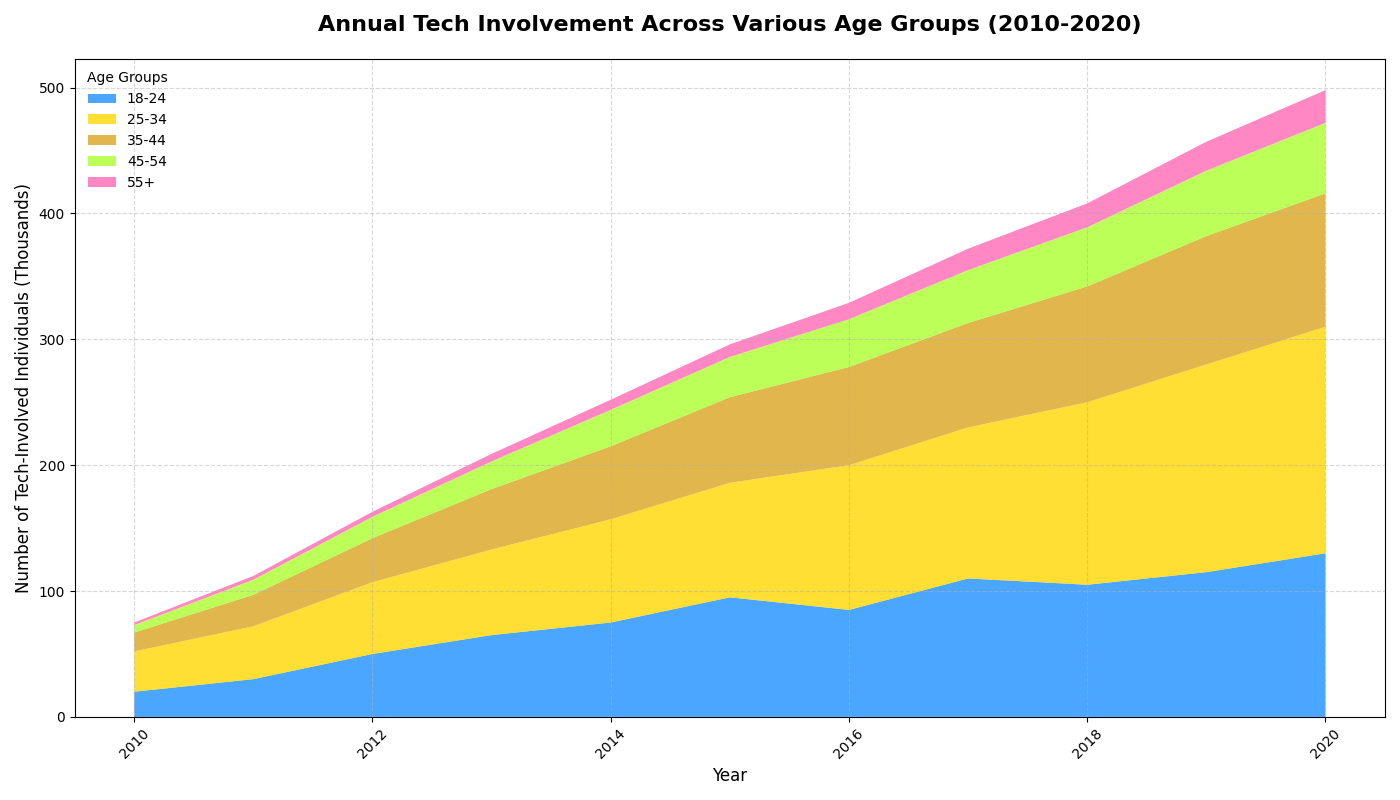

Generate this figure with Python:
import matplotlib.pyplot as plt
import numpy as np

years = np.arange(2010, 2021)
age_18_24 = np.array([20, 30, 50, 65, 75, 95, 85, 110, 105, 115, 130])
age_25_34 = np.array([32, 42, 57, 68, 82, 91, 115, 120, 145, 165, 180])
age_35_44 = np.array([15, 25, 35, 48, 58, 68, 78, 83, 92, 102, 106])
age_45_54 = np.array([6, 12, 17, 22, 29, 32, 38, 42, 47, 52, 56])
age_55_plus = np.array([2, 3, 4, 6, 8, 10, 13, 17, 19, 23, 26])

fig, ax = plt.subplots(figsize=(14, 8))
ax.stackplot(years, age_18_24, age_25_34, age_35_44, age_45_54, age_55_plus,
             labels=['18-24', '25-34', '35-44', '45-54', '55+'],
             colors=['#1E90FF', '#FFD700', '#DAA520', '#ADFF2F', '#FF69B4'], alpha=0.8)

ax.set_title("Annual Tech Involvement Across Various Age Groups (2010-2020)", fontsize=16, fontweight='bold', pad=20)
ax.set_xlabel("Year", fontsize=12)
ax.set_ylabel("Number of Tech-Involved Individuals (Thousands)", fontsize=12)

ax.legend(loc='upper left', title='Age Groups', fontsize=10, frameon=False)
ax.grid(True, linestyle='--', alpha=0.5)
plt.xticks(rotation=45)
plt.tight_layout()
plt.show()
